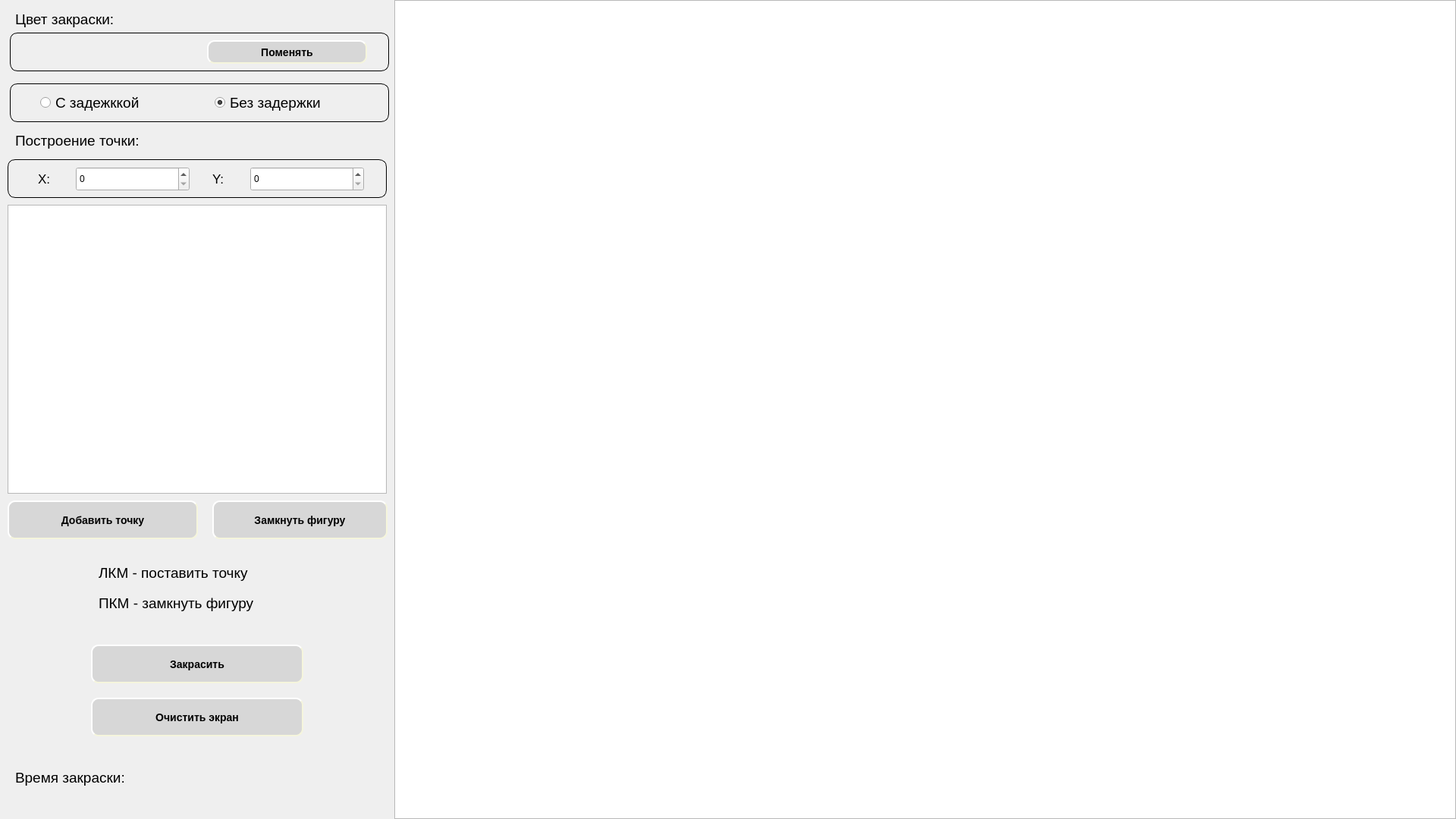
<?xml version="1.0" encoding="UTF-8"?>
<ui version="4.0">
 <class>MainWindow</class>
 <widget class="QMainWindow" name="MainWindow">
  <property name="geometry">
   <rect>
    <x>0</x>
    <y>0</y>
    <width>1920</width>
    <height>1080</height>
   </rect>
  </property>
  <property name="windowTitle">
   <string>MainWindow</string>
  </property>
  <widget class="QWidget" name="centralwidget">
   <widget class="QGraphicsView" name="graphicsView">
    <property name="geometry">
     <rect>
      <x>520</x>
      <y>0</y>
      <width>1400</width>
      <height>1080</height>
     </rect>
    </property>
   </widget>
   <widget class="QGroupBox" name="groupBox_2">
    <property name="geometry">
     <rect>
      <x>13</x>
      <y>43</y>
      <width>500</width>
      <height>51</height>
     </rect>
    </property>
    <property name="styleSheet">
     <string notr="true">.QGroupBox{
	border: 1px solid; 
	border-radius: 10px;
}
</string>
    </property>
    <property name="title">
     <string/>
    </property>
    <widget class="QWidget" name="widget_paint" native="true">
     <property name="geometry">
      <rect>
       <x>10</x>
       <y>10</y>
       <width>201</width>
       <height>31</height>
      </rect>
     </property>
     <property name="autoFillBackground">
      <bool>false</bool>
     </property>
    </widget>
    <widget class="QPushButton" name="btn_paint_color">
     <property name="geometry">
      <rect>
       <x>260</x>
       <y>10</y>
       <width>211</width>
       <height>31</height>
      </rect>
     </property>
     <property name="styleSheet">
      <string notr="true">QPushButton {
    background-color: rgb(215,215,215);
    border-style: outset;
    border-width: 2px;
    border-radius: 10px;
    border-color: beige;
    font: bold 14px;
    min-width: 10em;
    padding: 6px;
}
QPushButton:pressed {
    background-color: rgb(205,205,205);
    border-style: inset;
}</string>
     </property>
     <property name="text">
      <string>Поменять</string>
     </property>
    </widget>
   </widget>
   <widget class="QLabel" name="label_2">
    <property name="geometry">
     <rect>
      <x>20</x>
      <y>10</y>
      <width>491</width>
      <height>31</height>
     </rect>
    </property>
    <property name="font">
     <font>
      <pointsize>14</pointsize>
     </font>
    </property>
    <property name="text">
     <string>Цвет закраски:</string>
    </property>
   </widget>
   <widget class="QGroupBox" name="groupBox_3">
    <property name="geometry">
     <rect>
      <x>10</x>
      <y>210</y>
      <width>500</width>
      <height>51</height>
     </rect>
    </property>
    <property name="styleSheet">
     <string notr="true">.QGroupBox{
	border: 1px solid; 
	border-radius: 10px;
}
</string>
    </property>
    <property name="title">
     <string/>
    </property>
    <widget class="QLabel" name="label_4">
     <property name="geometry">
      <rect>
       <x>270</x>
       <y>10</y>
       <width>51</width>
       <height>31</height>
      </rect>
     </property>
     <property name="font">
      <font>
       <pointsize>13</pointsize>
      </font>
     </property>
     <property name="text">
      <string>Y:</string>
     </property>
    </widget>
    <widget class="QLabel" name="label_5">
     <property name="geometry">
      <rect>
       <x>40</x>
       <y>10</y>
       <width>51</width>
       <height>31</height>
      </rect>
     </property>
     <property name="font">
      <font>
       <pointsize>13</pointsize>
      </font>
     </property>
     <property name="text">
      <string>X:</string>
     </property>
    </widget>
    <widget class="QSpinBox" name="x_cord">
     <property name="geometry">
      <rect>
       <x>90</x>
       <y>10</y>
       <width>150</width>
       <height>32</height>
      </rect>
     </property>
    </widget>
    <widget class="QSpinBox" name="y_cord">
     <property name="geometry">
      <rect>
       <x>320</x>
       <y>10</y>
       <width>150</width>
       <height>32</height>
      </rect>
     </property>
    </widget>
   </widget>
   <widget class="QLabel" name="label_6">
    <property name="geometry">
     <rect>
      <x>20</x>
      <y>170</y>
      <width>491</width>
      <height>31</height>
     </rect>
    </property>
    <property name="font">
     <font>
      <pointsize>14</pointsize>
     </font>
    </property>
    <property name="text">
     <string>Построение точки:</string>
    </property>
   </widget>
   <widget class="QPushButton" name="btn_add_point">
    <property name="geometry">
     <rect>
      <x>10</x>
      <y>660</y>
      <width>251</width>
      <height>51</height>
     </rect>
    </property>
    <property name="styleSheet">
     <string notr="true">QPushButton {
    background-color: rgb(215,215,215);
    border-style: outset;
    border-width: 2px;
    border-radius: 10px;
    border-color: beige;
    font: bold 14px;
    min-width: 10em;
    padding: 6px;
}
QPushButton:pressed {
    background-color: rgb(205,205,205);
    border-style: inset;
}</string>
    </property>
    <property name="text">
     <string>Добавить точку</string>
    </property>
   </widget>
   <widget class="QPushButton" name="btn_clearscreen">
    <property name="geometry">
     <rect>
      <x>120</x>
      <y>920</y>
      <width>280</width>
      <height>51</height>
     </rect>
    </property>
    <property name="styleSheet">
     <string notr="true">QPushButton {
    background-color: rgb(215,215,215);
    border-style: outset;
    border-width: 2px;
    border-radius: 10px;
    border-color: beige;
    font: bold 14px;
    min-width: 10em;
    padding: 6px;
}
QPushButton:pressed {
    background-color: rgb(205,205,205);
    border-style: inset;
}</string>
    </property>
    <property name="text">
     <string>Очистить экран</string>
    </property>
   </widget>
   <widget class="QPushButton" name="btn_close_figure">
    <property name="geometry">
     <rect>
      <x>280</x>
      <y>660</y>
      <width>231</width>
      <height>51</height>
     </rect>
    </property>
    <property name="styleSheet">
     <string notr="true">QPushButton {
    background-color: rgb(215,215,215);
    border-style: outset;
    border-width: 2px;
    border-radius: 10px;
    border-color: beige;
    font: bold 14px;
    min-width: 10em;
    padding: 6px;
}
QPushButton:pressed {
    background-color: rgb(205,205,205);
    border-style: inset;
}</string>
    </property>
    <property name="text">
     <string>Замкнуть фигуру</string>
    </property>
   </widget>
   <widget class="QGroupBox" name="groupBox">
    <property name="geometry">
     <rect>
      <x>13</x>
      <y>110</y>
      <width>500</width>
      <height>51</height>
     </rect>
    </property>
    <property name="styleSheet">
     <string notr="true">.QGroupBox{
	border: 1px solid; 
	border-radius: 10px;
}
</string>
    </property>
    <property name="title">
     <string/>
    </property>
    <widget class="QRadioButton" name="radioButton_2">
     <property name="geometry">
      <rect>
       <x>270</x>
       <y>10</y>
       <width>181</width>
       <height>30</height>
      </rect>
     </property>
     <property name="font">
      <font>
       <pointsize>14</pointsize>
      </font>
     </property>
     <property name="text">
      <string>Без задержки</string>
     </property>
     <property name="checked">
      <bool>true</bool>
     </property>
    </widget>
    <widget class="QRadioButton" name="radioButton">
     <property name="geometry">
      <rect>
       <x>40</x>
       <y>10</y>
       <width>171</width>
       <height>30</height>
      </rect>
     </property>
     <property name="font">
      <font>
       <pointsize>14</pointsize>
      </font>
     </property>
     <property name="text">
      <string>С задежккой</string>
     </property>
    </widget>
   </widget>
   <widget class="QPlainTextEdit" name="point_list">
    <property name="geometry">
     <rect>
      <x>10</x>
      <y>270</y>
      <width>500</width>
      <height>381</height>
     </rect>
    </property>
    <property name="readOnly">
     <bool>true</bool>
    </property>
   </widget>
   <widget class="QLabel" name="label">
    <property name="geometry">
     <rect>
      <x>130</x>
      <y>740</y>
      <width>261</width>
      <height>31</height>
     </rect>
    </property>
    <property name="font">
     <font>
      <pointsize>14</pointsize>
     </font>
    </property>
    <property name="text">
     <string>ЛКМ - поставить точку</string>
    </property>
   </widget>
   <widget class="QLabel" name="label_3">
    <property name="geometry">
     <rect>
      <x>130</x>
      <y>780</y>
      <width>261</width>
      <height>31</height>
     </rect>
    </property>
    <property name="font">
     <font>
      <pointsize>14</pointsize>
     </font>
    </property>
    <property name="text">
     <string>ПКМ - замкнуть фигуру</string>
    </property>
   </widget>
   <widget class="QPushButton" name="btn_fill">
    <property name="geometry">
     <rect>
      <x>120</x>
      <y>850</y>
      <width>280</width>
      <height>51</height>
     </rect>
    </property>
    <property name="styleSheet">
     <string notr="true">QPushButton {
    background-color: rgb(215,215,215);
    border-style: outset;
    border-width: 2px;
    border-radius: 10px;
    border-color: beige;
    font: bold 14px;
    min-width: 10em;
    padding: 6px;
}
QPushButton:pressed {
    background-color: rgb(205,205,205);
    border-style: inset;
}</string>
    </property>
    <property name="text">
     <string>Закрасить</string>
    </property>
   </widget>
   <widget class="QLabel" name="label_8">
    <property name="geometry">
     <rect>
      <x>20</x>
      <y>1010</y>
      <width>491</width>
      <height>31</height>
     </rect>
    </property>
    <property name="font">
     <font>
      <pointsize>14</pointsize>
     </font>
    </property>
    <property name="text">
     <string>Время закраски:</string>
    </property>
   </widget>
  </widget>
 </widget>
 <resources/>
 <connections/>
</ui>
